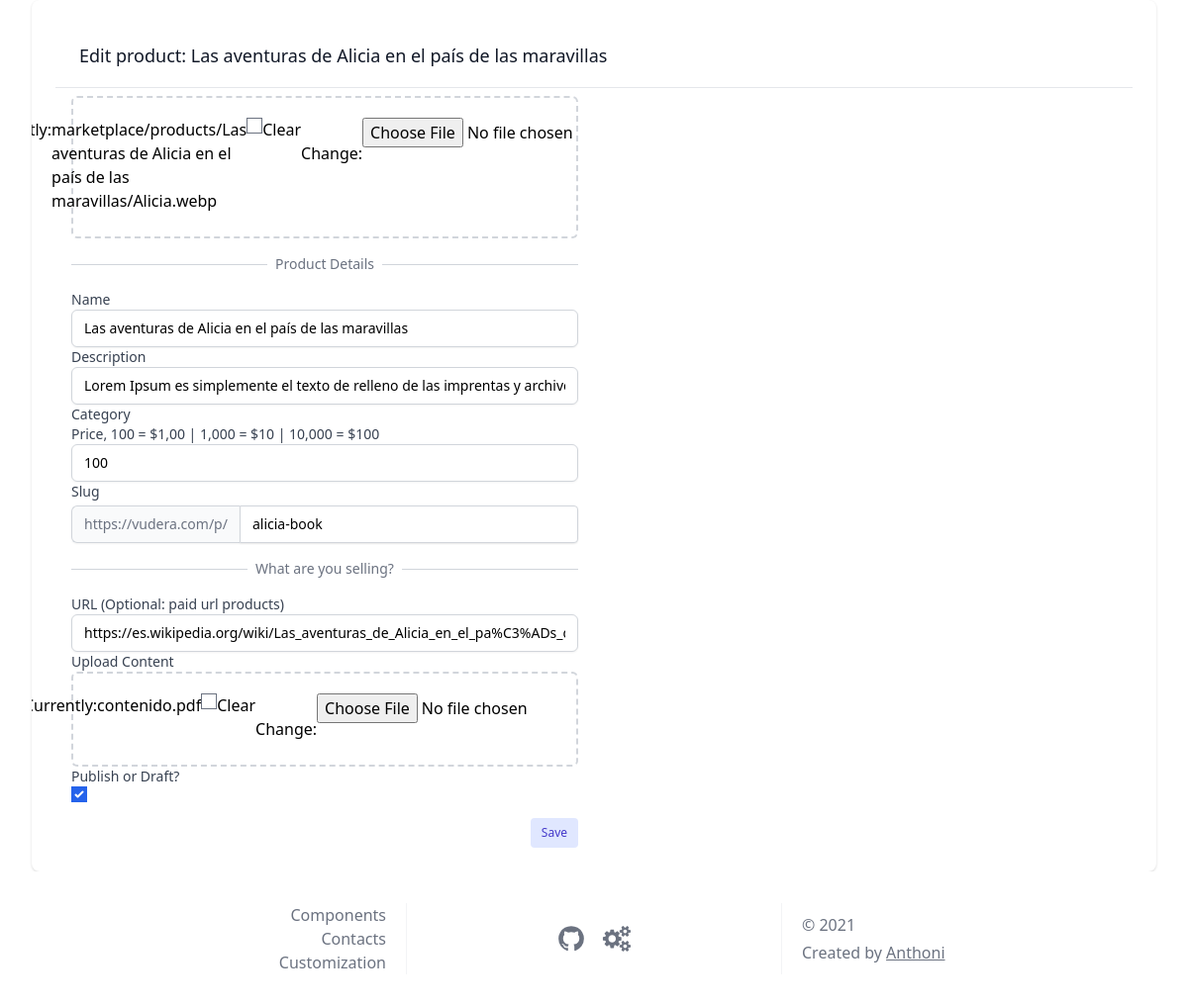
The page /product/alicia-book/update (signed in) on the database as committed earlier.
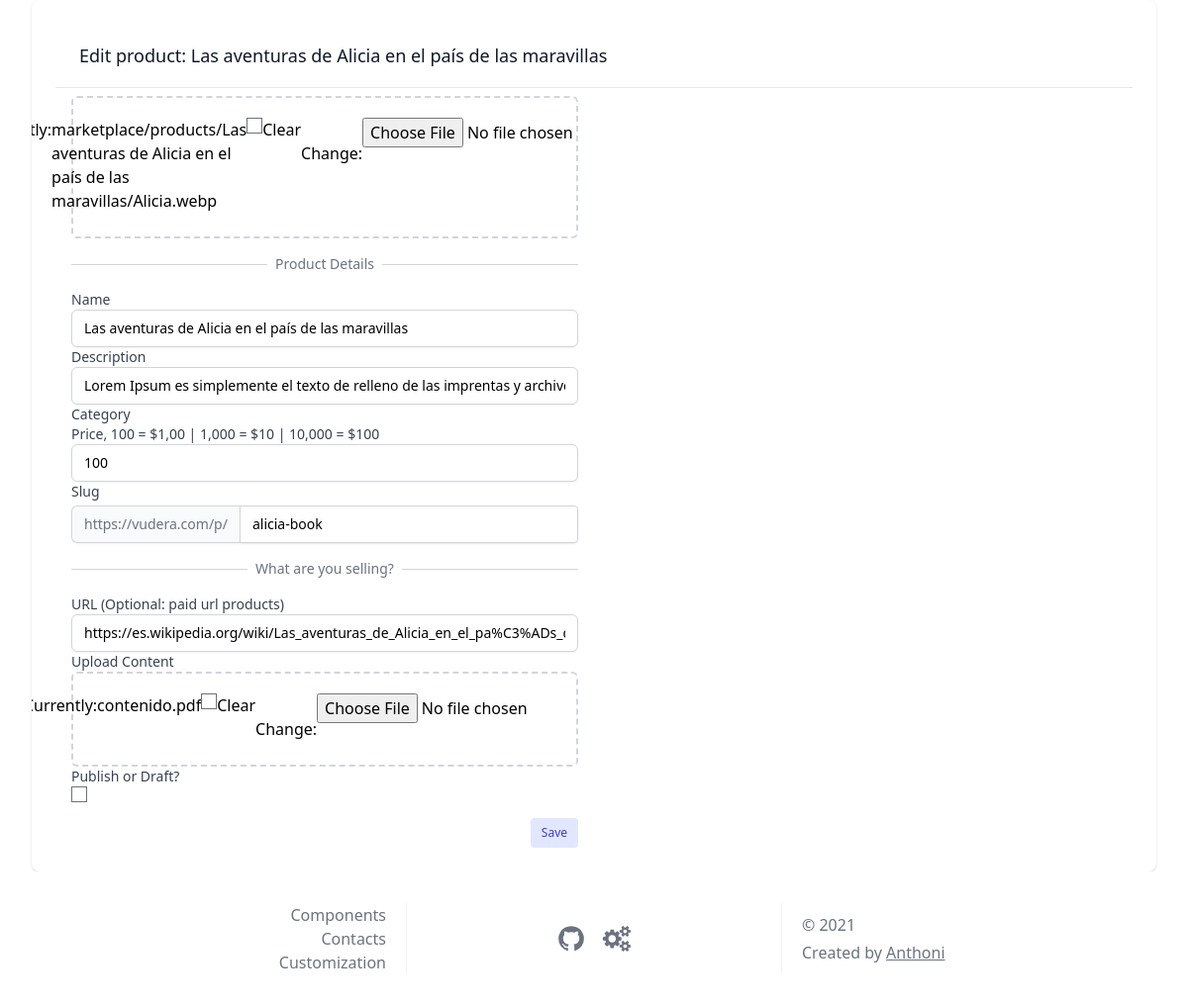
The same page on the database as committed later.
### marketplace/models.py (models this page shows, shortened)
class Product(models.Model):
    user = models.ForeignKey(
        User, on_delete=models.CASCADE, related_name='products')
    name = models.CharField(max_length=100)
    description = models.TextField()
    thumbnail = models.ImageField(
        blank=True, null=True, upload_to=marketplace_directory_path)
    slug = models.SlugField(unique=True)
    content_url = models.URLField(blank=True, null=True)
    content_file = models.FileField(blank=True, null=True)
    active = models.BooleanField(default=False)
    price = models.PositiveIntegerField(default=100)
    category = models.ManyToManyField(Categories)
    created = models.DateTimeField(auto_now_add=True)

### core/views.py (the view, shortened to what this page needs)
# urls.py: path('product/<slug>/update',ProductUpdateView.as_view(),name="product-update"),
class ProductUpdateView(LoginRequiredMixin, UpdateView):
    template_name = 'pages/products/edit.html'
    form_class = ProductModelForm
    def get_queryset(self):
        return Product.objects.filter(user=self.request.user)

### templates/pages/products/edit.html (shortened to what the changed rows need)
{% extends 'base.html' %}
{% load static %}
{% block content %}
<div class="max-w-7xl mx-auto sm:px-6 lg:px-8">
    <div class="bg-white overflow-hidden shadow rounded-lg">
        <div class="px-4 py-5 sm:p-6">
                <div class="bg-white px-4 py-5 border-b border-gray-200 sm:px-6">
                    <h3 class="text-lg leading-6 font-medium text-gray-900">
                        Edit product: {{object.name}}
                    </h3>
                </div>
                <div class="ml-4 mt-2 flex-shrink-0">
                    <div class="-ml-4 -mt-2 flex items-center justify-between flex-wrap sm:flex-nowrap">
                        <div class="ml-4 mt-2">
                                <form class="form-horizontal dark:text-dark-txt" method="post"  enctype="multipart/form-data">
                                    <div class="mt-1 sm:mt-0 sm:col-span-2">
                                        <div class="max-w-lg flex justify-center px-6 pt-5 pb-6 border-2 dark:border-dark-third border-gray-300 border-dashed rounded-md">
                                            {{form.thumbnail}}
                                        </div>
                                    </div>
                                    <div class="relative">
                                    <div class="absolute inset-0 flex items-center" aria-hidden="true">
                                    </div>
                                    <div class="relative flex justify-center my-4">
                                    </div>
                                    </div>
                                    <label for="photo" class="block text-sm font-medium dark:text-dark-txt text-gray-700">
                                    Name
                                    </label>
                                    {{form.name}}
                                    <label for="photo" class="block text-sm font-medium dark:text-dark-txt text-gray-700">
                                    Description
                                    </label>
                                    {{form.description}}
                                    <label for="photo" class="block text-sm font-medium dark:text-dark-txt text-gray-700">
                                    Category
                                    </label>
                                    <label for="photo" class=" block text-sm font-medium dark:text-dark-txt text-gray-700">
                                    Price, 100 = $1,00 | 1,000 = $10 | 10,000 = $100
                                    </label>
                                    {{form.price}}
                                    <label for="photo" class="block text-sm font-medium dark:text-dark-txt text-gray-700">
                                    Slug
                                    </label>
                                    <div class="mt-1 flex rounded-md shadow-sm">
                                    <span class="inline-flex items-center px-3 rounded-l-md border border-r-0 dark:border-dark-second dark:bg-dark-second border-gray-300 bg-gray-50 dark:text-dark-txt text-gray-500 sm:text-sm">
                                        https://vudera.com/p/
                                    </span>
                                    {{form.slug}}
                                    </div>
                                    <div class="relative">
                                    <div class="absolute inset-0 flex items-center" aria-hidden="true">
                                    </div>
                                    <div class="relative flex justify-center">
                                    </div>
                                    </div>
                                    <label for="photo" class="block text-sm font-medium dark:text-dark-txt text-gray-700">
                                    URL (Optional: paid url products)
                                    </label>
                                    {{form.content_url}}
                                    <label for="photo" class="block text-sm font-medium dark:text-dark-txt text-gray-700">
                                    Upload Content
                                    </label>
                                    <div class="mt-1 sm:mt-0 sm:col-span-2">
                                    <div class="max-w-lg flex justify-center px-6 pt-5 pb-6 border-2 dark:border-dark-third border-gray-300 border-dashed rounded-md">
                                    {{form.content_file}}
                                    </div>
                                    </div>
                                    <label for="photo" class="block text-sm font-medium dark:text-dark-txt text-gray-700">
                                    Publish or Draft?
                                    </label>
                                    {{form.active}}
                                    <div class="control-group">
                                    <div class="controls">
                                    </div>
                                    </div>
                                </form>
                        </div>
                    </div>
                </div>
        </div>
    </div>
</div>
{% endblock content %}

Rows that differ between the two databases and show on the page:
changed Product "Las aventuras de Alicia en el país de las maravillas": active "☑" → "☐"
